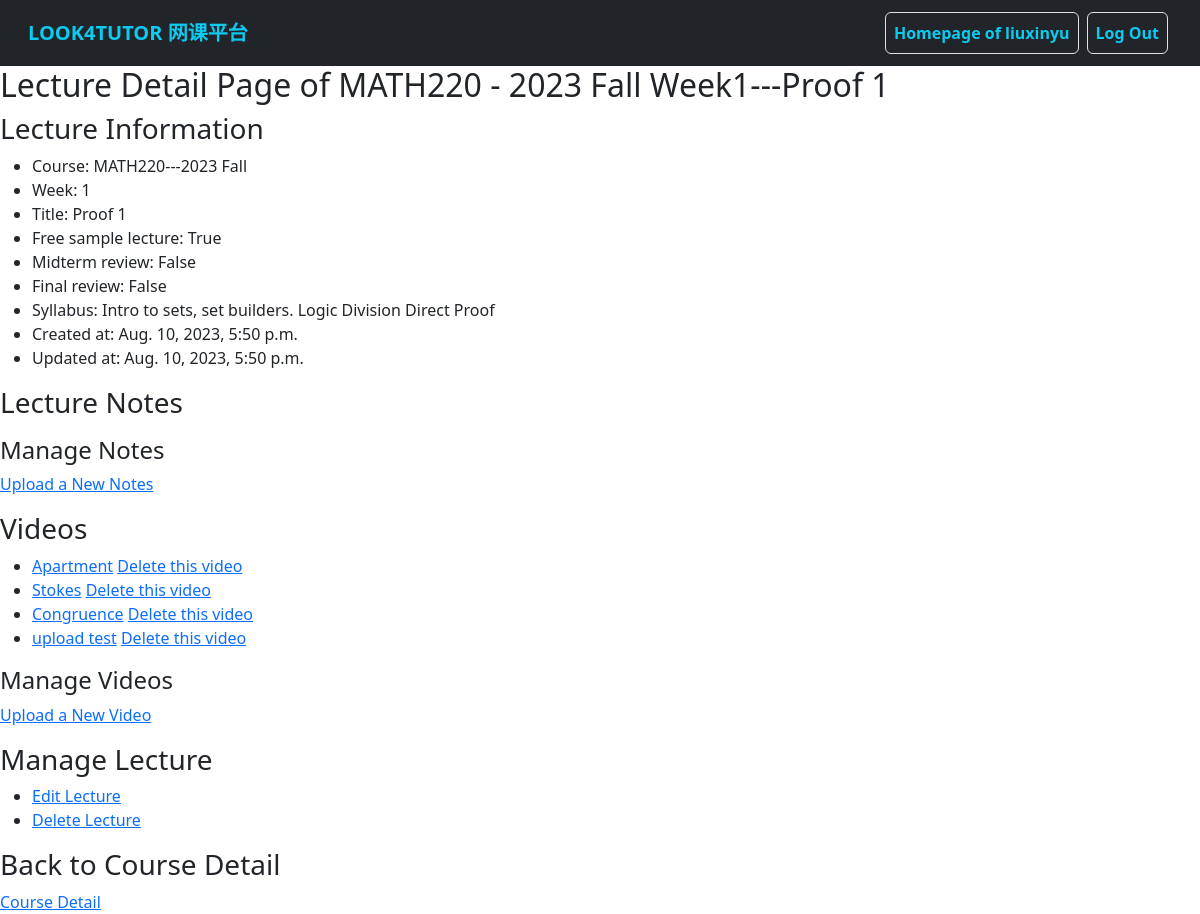
/tutors/tutor_lecture_detail/1 (signed in), run on an earlier commit of the app's database.
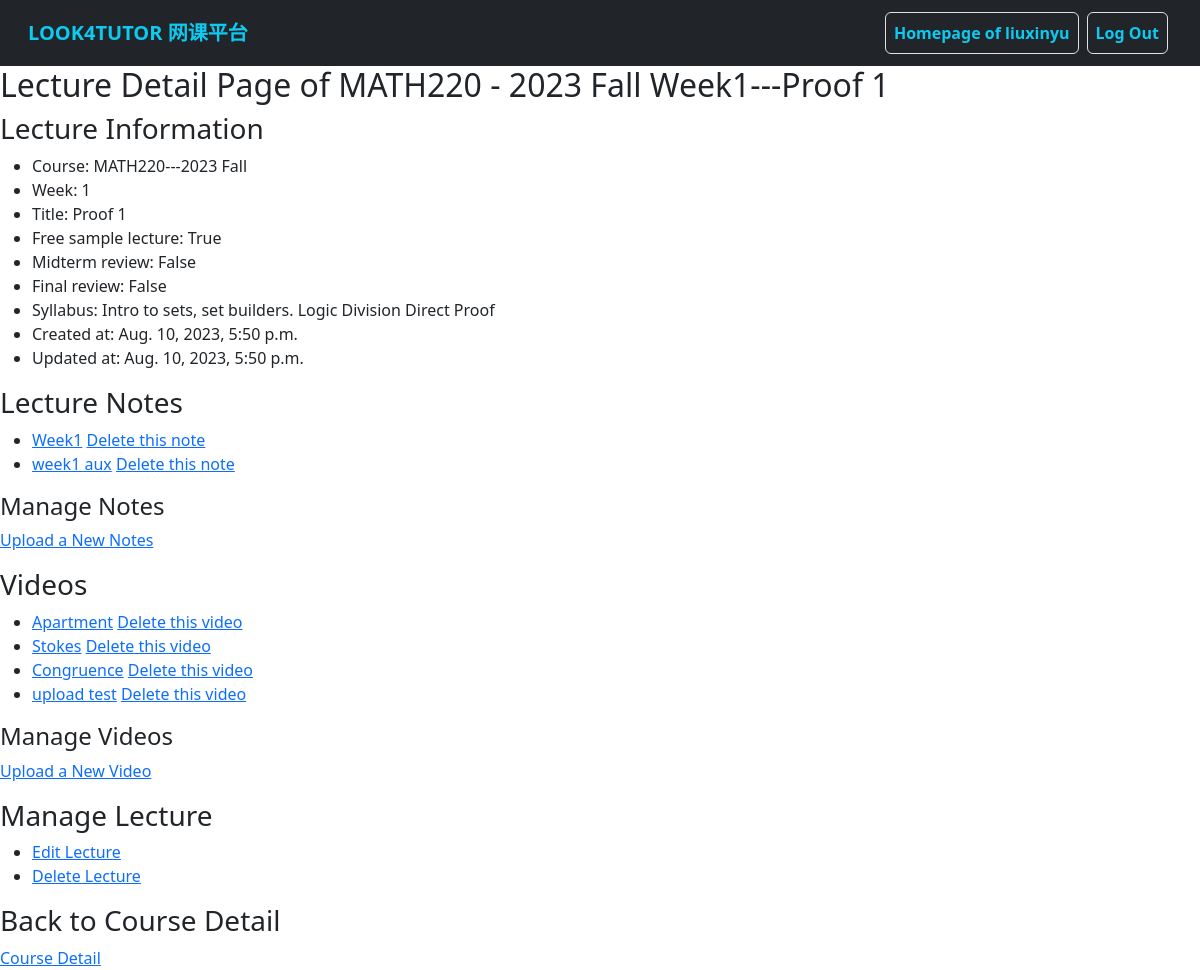
And on a later commit of the database.
### users/models.py (models this page shows)
class MyUser(AbstractUser):
    wechat_id = models.CharField(
        max_length=20,
        blank=False,
        unique=True,
        verbose_name='Wechat ID',
        help_text="Your Wechat/Weixin ID used to contact Look4Tutor service",
    )
    is_tutor = models.BooleanField(
        default=False,
        verbose_name='Tutor',
        help_text="Designates whether the user is a tutor",
    )
    nickname = models.CharField(
        max_length=50,
        blank=True,
        verbose_name='Nickname',
        help_text="Nickname used by Look4Tutor",
    )
    label = models.CharField(
        max_length=200,
        blank=True,
        verbose_name='Label',
        help_text="Label added by administration"
    )
    comment = models.TextField(
        max_length=300,
        blank=True,
        verbose_name='Comment',
        help_text="Comment on user"
    )

### courses/models.py (models this page shows, shortened)
class Lecture(models.Model):
    course = models.ForeignKey(
        Course,
        on_delete=models.CASCADE,
        help_text="Select the course.",
        verbose_name='Course'
    )
    title = models.CharField(
        max_length=300,
        default='',
        help_text='Enter the title of the lecture, e.g. Math101 Lecture 1.',
        verbose_name='Title'
    )
    week = models.PositiveIntegerField(
        blank=False,
        help_text='Enter the week number.',
        verbose_name='Week No.'
    )
    syllabus = models.TextField(
        blank=True,
        help_text="A short syllabus of this lecture."
    )
    is_midterm = models.BooleanField(
        default=False,
        help_text="Is this a midterm review lecture? (是否为期中冲刺)",
        verbose_name='Midterm Review'
    )
    is_final = models.BooleanField(
        default=False,
        help_text="Is this a final review lecture? (是否为期末冲刺)",
        verbose_name="Final Review"
    )
    is_public = models.BooleanField(
        default=False,
        help_text="Is this a free sample lecture? (是否为试听课)",
        verbose_name="Free Sample"
    )
    created_at = models.DateTimeField(
        auto_now_add=True,
        verbose_name='Create Time'
    )
    updated_at = models.DateTimeField(
        auto_now=True,
        verbose_name='Update Time'
    )
    def __str__(self):
        return str(self.course) + " Week" + str(self.week) + "---" + self.title

class Course(models.Model):
    SUBJECT_CHOICES = [
        ('APBI', 'APBI'),
        ('APSC', 'APSC'),
        ('BIOL', 'BIOL'),
        ('CHEM', 'CHEM'),
        ('COMM', 'COMM'),
        ('COMR', 'COMR'),
        ('CPEN', 'CPEN'),
        ('CPSC', 'CPSC'),
        ('DCSI', 'DCSI'),
        ('ECON', 'ECON'),
        ('ELEC', 'ELEC'),
        ('EOSC', 'EOSC'),
        ('MATH', 'MATH'),
        ('MFRE', 'MFRE'),
        ('PHIL', 'PHIL'),
        ('PHYS', 'PHYS'),
        ('PSYC', 'PSYC'),
        ('SCIE', 'SCIE'),
        ('STAT', 'STAT'),
        ('VANT', 'VANT'),
        ('WRDS', 'WRDS'),
    ]
    subject = models.CharField(
        max_length=4,
        choices=SUBJECT_CHOICES,
        help_text="Subject code, e.g. ECON.",
        blank=False,
        verbose_name='Subject'
    )
    course_number = models.CharField(
        max_length=3,
        help_text="3-digits course number, e.g. 101.",
        blank=False,
        verbose_name='Course Number'
    )
    section = models.CharField(
        max_length=20,
        help_text="Section number, e.g. 202 or professor name. <strong>Leave it blank</strong> if there is only one section.",
        blank=True,
        verbose_name='Section'
    )
    term = models.ForeignKey(
        Term,
        models.SET_NULL,
        blank=True,
        null=True,
        verbose_name='Term'
    )
    tutor = models.ForeignKey(
        MyUser,
        models.SET_NULL,
        limit_choices_to={'is_tutor': True},
        blank=True,
        null=True,
        verbose_name='Tutor'
    )
    def get_long_title(self):
        return self.subject + self.course_number + self.section + "---" + self.term.__str__()
    def __str__(self):
        return self.subject + self.course_number + " - " + self.section + self.term.__str__()

class Term(models.Model):
    SEASON_CHOICES = [
        ('Fall', 'Fall'),
        ('Spring', 'Spring'),
        ('Summer_1', 'Summer_1'),
        ('Summer_2', 'Summer_2')
    ]
    year = models.CharField(
        max_length=4,
        help_text="Year of the term, e.g. 2023",
        blank=False,
        verbose_name='Year'
    )
    season = models.CharField(
        max_length=8,
        choices=SEASON_CHOICES,
        help_text="Season of the term, e.g. Fall.",
        blank=False,
        verbose_name='Season'
    )
    start_date = models.DateField(
        help_text="Start date of the term.",
        verbose_name='Start Date'
    )
    end_date = models.DateField(
        help_text="End date of the term.",
        verbose_name='End Date'
    )
    def __str__(self):
        return self.year + " " + self.season.capitalize()

### videos/models.py (models this page shows, shortened)
class VimeoVideo(models.Model):
    uri = models.CharField(
        max_length=200,
        verbose_name='Video URI',
        help_text='"/videos/xxxxxxxxx" from address bar of video',
        null=True,
    )
    uploader = models.ForeignKey(
        MyUser,
        verbose_name='Uploader',
        on_delete=models.SET_NULL,
        null=True,
        blank=True
    )
    lecture = models.ForeignKey(
        Lecture,
        verbose_name='Lecture',
        on_delete=models.SET_NULL,
        null=True,
        blank=True
    )
    title = models.CharField(
        max_length=200,
        verbose_name='Title of Video',
        help_text='e.g. Week 1 Video'
    )
    upload_at = models.DateTimeField(
        auto_now_add=True,
        verbose_name='Upload Time'
    )
    updated_at = models.DateTimeField(
        auto_now=True,
        verbose_name='Update Time'
    )

### notes/models.py (models this page shows, shortened)
class Notes(models.Model):
    lecture = models.ForeignKey(
        Lecture,
        verbose_name='Lecture',
        on_delete=models.CASCADE,
        help_text='Lecture corresponds to this notes'
    )
    title = models.CharField(
        max_length=200,
        verbose_name='Title of notes',
        help_text='e.g. Week 1 notes'
    )
    upload_at = models.DateTimeField(
        auto_now_add=True,
        verbose_name='Upload time'
    )
    document = models.FileField(
        upload_to=get_upload_to,
        verbose_name='Document to be uploaded'
    )

### tutors/views.py (the view)
# urls.py: path('tutor_lecture_detail/<int:lecture_id>', tutor_lecture_detail, name='tutor_lecture_detail'),
@tutor_required
def tutor_lecture_detail(request, lecture_id):
    template = 'tutors/tutor_lecture_detail.html'
    lecture = Lecture.objects.get(pk=lecture_id)
    if request.user != lecture.course.tutor:
        is_instructor = False
        message = "Warning: You are not the instructor of this course!"
    else:
        is_instructor = True
        message = f"Lecture Detail Page of {lecture}"
    context = {
        "message": message,
        "is_instructor": is_instructor,
        "lecture": lecture
    }
    return render(request, template, context)

### templates/tutors/tutor_lecture_detail.html
{% extends 'base.html' %} {% block content %}
<h2>{{ message }}</h2>
{% if is_instructor %}
<div>
  <h3>Lecture Information</h3>
  <ul>
    <li>Course: {{ lecture.course.get_long_title }}</li>
    <li>Week: {{ lecture.week }}</li>
    <li>Title: {{ lecture.title }}</li>
    <li>Free sample lecture: {{ lecture.is_public }}</li>
    <li>Midterm review: {{ lecture.is_midterm }}</li>
    <li>Final review: {{ lecture.is_final }}</li>
    <li>Syllabus: {{ lecture.syllabus }}</li>
    <li>Created at: {{ lecture.created_at }}</li>
    <li>Updated at: {{ lecture.updated_at }}</li>
  </ul>
</div>
<div>
  <h3>Lecture Notes</h3>
  <ul>
    {% for note in lecture.notes_set.all %}
    <li>
      <a href="{{note.document.url}}" download="{{note.document.url}}"
        >{{note.title}}</a
      >
      <a href="{% url 'tutor_delete_note' note.id %}">Delete this note</a>
    </li>
    {% endfor %}
  </ul>
  <h4>Manage Notes</h4>
  <p>
    <a href="{% url 'tutor_create_note' lecture.id %}">Upload a New Notes</a>
  </p>
</div>
<div>
  <h3>Videos</h3>
  <ul>
    {% for video in lecture.vimeovideo_set.all %}
    <li>
      <a href="{% url 'tutor_video_detail' video.id %}">{{video.title}}</a>
      <a href="{% url 'tutor_delete_video' video.id %}">Delete this video</a>
    </li>
    {% endfor %}
  </ul>
  <h4>Manage Videos</h4>
  <p>
    <a href="{% url 'tutor_create_video' lecture.id %}">Upload a New Video</a>
  </p>
</div>
<div>
  <h3>Manage Lecture</h3>
  <ul>
    <li>
      <a href="{% url 'tutor_update_lecture' lecture.id %}">Edit Lecture</a>
    </li>
    <li>
      <a href="{% url 'tutor_delete_lecture' lecture.id %}">Delete Lecture</a>
    </li>
  </ul>
</div>
<div>
  <h3>Back to Course Detail</h3>
  <a href="{% url 'tutor_course_detail' lecture.course.id %}">Course Detail</a>
</div>
{% else %}
<div>
  <a href="{% url 'tutor_course_list' %}">Go Back to My Courses</a>
</div>
{% endif %} {% endblock %}

### templates/base.html (shortened to what this page needs)
<!DOCTYPE html>
<html lang="en">
  <head>
    <link
      href="https://cdn.jsdelivr.net/npm/bootstrap@5.3.0-alpha3/dist/css/bootstrap.min.css"
      rel="stylesheet"
    />
  </head>
  <body>
    <nav class="navbar navbar-expand-lg bg-dark">
      <div class="container-fluid ms-3 me-3">
        <a class="navbar-brand text-info fw-bold" href="{% url 'index' %}"
          >LOOK4TUTOR 网课平台</a
        >
        <div class="collapse navbar-collapse" id="navbarSupportedContent">
          <ul class="navbar-nav ms-auto mb-2 mb-lg-0">
            {% if user.is_authenticated %}
            <li class="nav-item">
              <a
                class="nav-link text-info fw-semibold m-1 border btn btn-outline-light"
                href="{% url 'user_home' %}"
                >Homepage of {{ user.username }}</a
              >
            </li>
            <li class="nav-item">
              <a
                class="nav-link text-info fw-semibold m-1 border btn btn-outline-light"
                href="{% url 'logout' %}"
                >Log Out</a
              >
            </li>
            {% endif %}
          </ul>
        </div>
      </div>
    </nav>
    <div>{% block content %} {% endblock %}</div>
  </body>
</html>

What changed in the data, as far as the page shows it:
added Notes: title "Week1"
added Notes: title "week1 aux"
